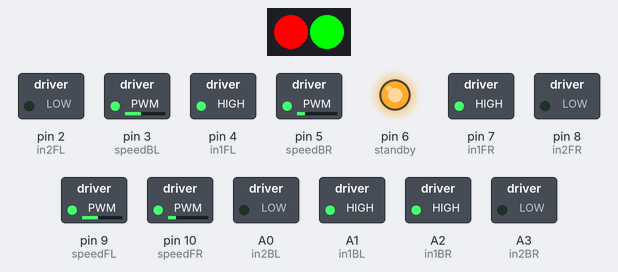
This sketch was run on a simulated Arduino Uno, built with avr-gcc and run on an emulated ATmega328P. Shown: 2 RGB LEDs in strip order, left to right, switched loads named in the sketch (green lamp = pin HIGH), output pins drawn as LEDs (lit = HIGH). The strip is taken to match the declared colour order.

Above: at 0.05 s.
At 3.05 s:
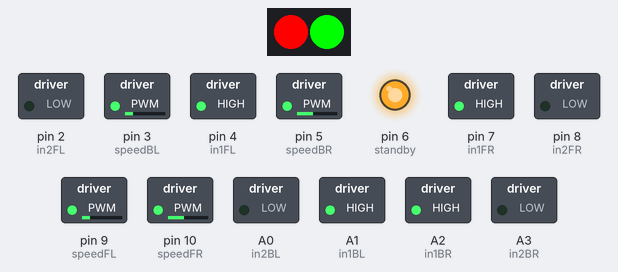
At 5.95 s:
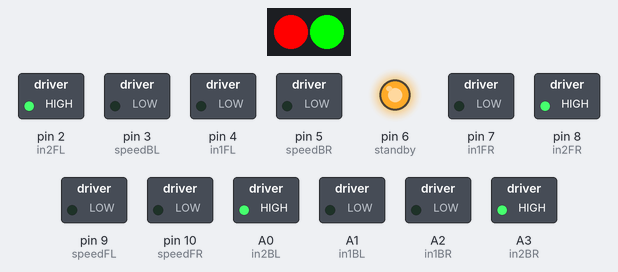
Timing chart, 0 to 6.9 s (numbered marks = the images above):
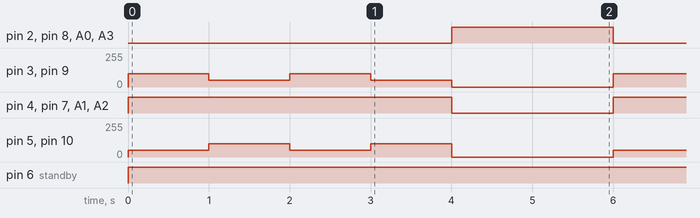

Measured:
- by itself, pin 2 (in2FL), pin 8 (in2FR), A0 (in2BL), A3 (in2BR): alternates HIGH for 2.0 s and LOW for 4.0 s
- by itself, pin 3 (speedBL), pin 9 (speedFL): repeats every 6.0 s: 50/255 1.0 s, 100/255 1.0 s, 50/255 1.0 s, 0/255 2.0 s, 100/255 1.0 s
- by itself, pin 4 (in1FL), pin 7 (in1FR), A1 (in1BL), A2 (in1BR): alternates HIGH for 4.0 s and LOW for 2.0 s
- by itself, pin 5 (speedBR), pin 10 (speedFR): repeats every 6.0 s: 100/255 1.0 s, 50/255 1.0 s, 100/255 1.0 s, 0/255 2.0 s, 50/255 1.0 s
- by itself, pin 6 (standby): LOW → HIGH at 0.00 s

The sketch:

FancyMovement.ino
```cpp
#include <Adafruit_NeoPixel.h>

/*** Pin Layout ***/

// Motors //
int standby = 6;

int speedFL = 9; // front left speed
int in1FL = 4;   // front left forward
int in2FL = 2;   // front left backward

int speedFR = 10; // front right speed
int in1FR = 7;   // front right forward
int in2FR = 8;   // front right backward

int speedBL = 3; // back left speed
int in1BL = A1;   // back left forward
int in2BL = A0;   // back left backward

int speedBR = 5; // back right speed
int in1BR = A2;   // back right forward
int in2BR = A3;   // back right backward

// LEDs //
int ledData = 12;
Adafruit_NeoPixel strip = Adafruit_NeoPixel(2, ledData, NEO_RGB + NEO_KHZ800);


void setup() {

  /*** Pin Setup ***/
  pinMode(standby, OUTPUT);

  pinMode(speedFL, OUTPUT);
  pinMode(in1FL, OUTPUT);
  pinMode(in2FL, OUTPUT);

  pinMode(speedFR, OUTPUT);
  pinMode(in1FR, OUTPUT);
  pinMode(in2FR, OUTPUT);

  pinMode(speedBL, OUTPUT);
  pinMode(in1BL, OUTPUT);
  pinMode(in2BL, OUTPUT);

  pinMode(speedBR, OUTPUT);
  pinMode(in1BR, OUTPUT);
  pinMode(in2BR, OUTPUT);

  /** LED Setup **/
  strip.begin();
  strip.show();

}

void loop() {
  strip.setPixelColor(0, strip.Color(255, 0, 0));
  strip.setPixelColor(1, strip.Color(0, 255, 0));
  strip.setPixelColor(2, strip.Color(0, 0, 255));
  strip.show();
  wake();

  squiggle(100, 4000, 2);
  delay(2000);

  //allForward(100);
  //delay(1000);
  //brakes();
  //allBackward(100);
  //delay(1000);
  //brakes();
  //sleep();
  //delay(1000);
}

void allForward(int forSpeed) {
  motorize( 0, forSpeed, 1);
  motorize( 1, forSpeed, 1);
  motorize( 2, forSpeed, 1);
  motorize( 3, forSpeed, 1);
}

void allBackward(int backSpeed) {
  motorize( 0, backSpeed, 0);
  motorize( 1, backSpeed, 0);
  motorize( 2, backSpeed, 0);
  motorize( 3, backSpeed, 0);
}

void brakes() {
  motorize( 0, 0, 0);
  motorize( 1, 0, 0);
  motorize( 2, 0, 0);
  motorize( 3, 0, 0);
}

void cwCircle(int circSpeed) {
  motorize(0, circSpeed, 1);
  motorize(1, circSpeed / 4, 1);
  motorize(2, circSpeed, 1);
  motorize(3, circSpeed / 4, 1);

}

void squiggle(int squigSpeed, int squigTime, int squigFactor) {
  for (int i = 0; i < squigTime; i += 2000) {
    motorize(0, squigSpeed, 1);
    motorize(1, squigSpeed / squigFactor, 1);
    motorize(2, squigSpeed, 1);
    motorize(3, squigSpeed / squigFactor, 1);
    delay(1000);
    motorize(0, squigSpeed / squigFactor, 1);
    motorize(1, squigSpeed, 1);
    motorize(2, squigSpeed / squigFactor, 1);
    motorize(3, squigSpeed, 1);
    delay(1000);
  }
  brakes();
}

void motorize(int motor, int speed, int direction) {

  // when direction is 0, default is backward
  boolean forward = LOW;
  boolean backward = HIGH;
  // otherwise direction is 1 and is set to forward
  if (direction == 1) {
    forward = HIGH;
    backward = LOW;
  }

  if (motor == 0) {
    digitalWrite(in1FL, forward);
    digitalWrite(in2FL, backward);
    analogWrite(speedFL, speed);
  }
  else if (motor == 1) {
    digitalWrite(in1FR, forward);
    digitalWrite(in2FR, backward);
    analogWrite(speedFR, speed);
  }
  else if (motor == 2) {
    digitalWrite(in1BL, forward);
    digitalWrite(in2BL, backward);
    analogWrite(speedBL, speed);
  }
  else {
    digitalWrite(in1BR, forward);
    digitalWrite(in2BR, backward);
    analogWrite(speedBR, speed);
  }

}

void sleep() {
  digitalWrite(standby, LOW); // enable standby mode
}

void wake() {
  digitalWrite(standby, HIGH); // disable standby mode
}
```
